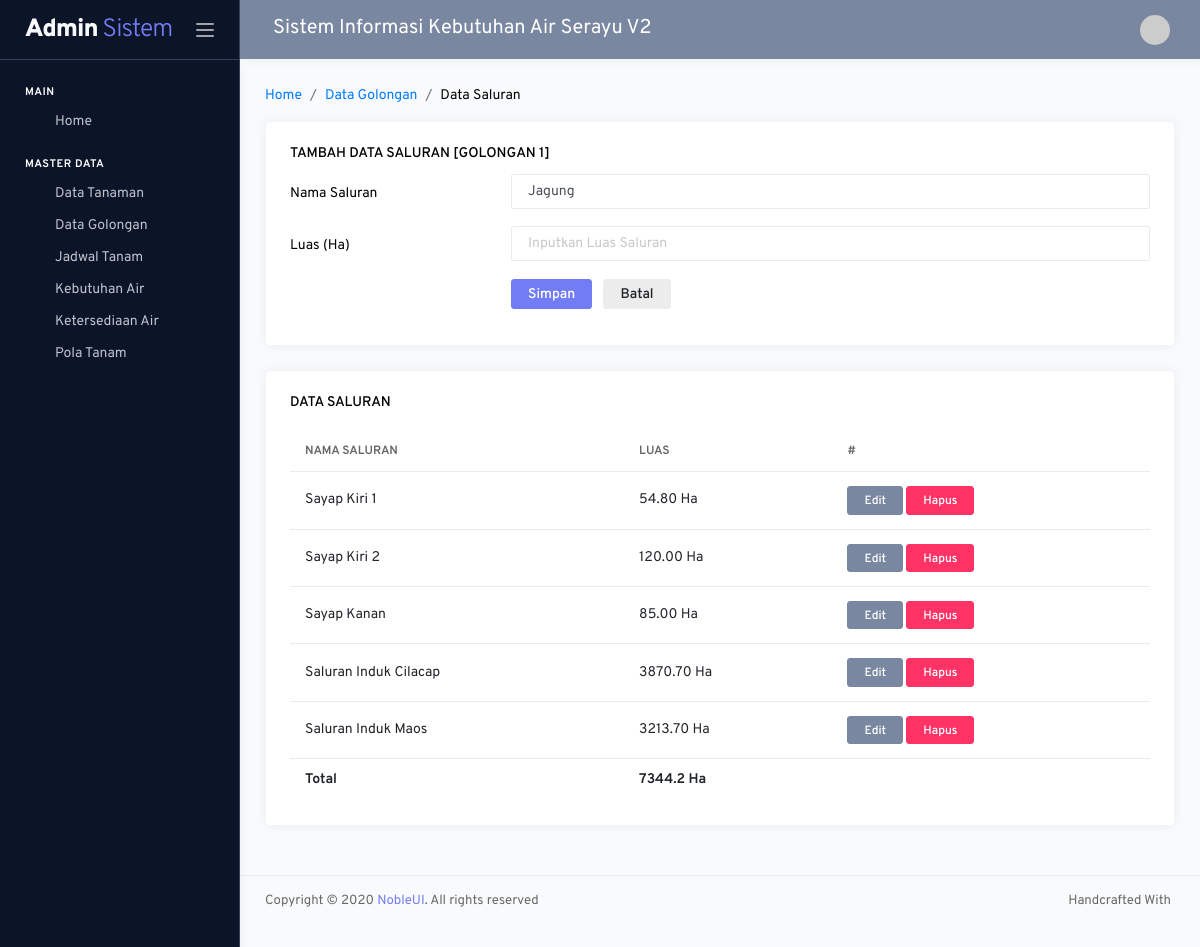
Screenshot of /admin/index.php?hal=golongan/detail&id=1 with the database file from the repository.
### tables this page shows
CREATE TABLE `tb_golongan` (
  `idgolongan` int(11) NOT NULL,
  `namagolongan` varchar(100) DEFAULT NULL,
  `efisiensi` int(11) DEFAULT NULL
);

CREATE TABLE `tb_tanaman` (
  `idtanaman` int(11) NOT NULL,
  `nama` varchar(50) DEFAULT NULL,
  `jenis` varchar(50) DEFAULT NULL,
  `perkolasi` int(11) DEFAULT NULL,
  `hujanefektif` int(11) DEFAULT NULL
);

CREATE TABLE `tb_saluran` (
  `idsaluran` int(11) NOT NULL,
  `nama` varchar(100) DEFAULT NULL,
  `luas` decimal(10,2) DEFAULT NULL,
  `idgolongan` int(11) DEFAULT NULL
);

### setting/crud.php (called while the page is built, shortened)
<?php
function _dataGetAll ($mysqli,$sql){
  $hasil=array();
  $result = $mysqli->query($sql);
  $num_results = $result->num_rows;
  if($num_results > 0){
    while ($data=mysqli_fetch_assoc($result)) {
      array_push($hasil,$data);
    }
  }
  return $hasil;
}
function caridata($conn,$qry){
  $row = $conn->query("$qry")->fetch_array();
  $x=$row[0];
  if($x==""){
    return "";
  }else{
    return $x;
  }
}
?>

### admin/modul/golongan/detail.php (the view, shortened to what this page needs)
<nav class="page-breadcrumb">
	<ol class="breadcrumb">
		<li class="breadcrumb-item"><a href="?hal=dashboard">Home</a></li>
		<li class="breadcrumb-item"><a href="?hal=golongan/data">Data Golongan</a></li>
		<li class="breadcrumb-item" aria-current="page">Data Saluran</li>
	</ol>
</nav>
<div class="row">
	<div class="col-md-12 grid-margin stretch-card">
		<div class="card">
			<div class="card-body">
				<?php
				$namagolongan=caridata($mysqli,"select namagolongan from tb_golongan where idgolongan='".$_GET['id']."'");
				?>
				<h6 class="card-title"><?=(isset($_GET['saluran']) ? 'Ubah':'Tambah')?> Data Saluran [<?=$namagolongan?>]</h6>
				<form class="forms-sample" action="?hal=golongan/prosessaluran" method="POST">
					<div class="form-group row">
						<label for="input" class="col-sm-3 col-form-label">Nama Saluran</label>
						<div class="col-sm-9">
							<input type="text" class="form-control" name="nama" value="<?=@$nama?>" placeholder="Inputkan Nama Saluran" required>
						</div>
					</div>
					<div class="form-group row">
						<label for="input" class="col-sm-3 col-form-label">Luas (Ha)</label>
						<div class="col-sm-9">
							<input type="text" class="form-control" name="luas" value="<?=@$luas?>" placeholder="Inputkan Luas Saluran" required>
						</div>
					</div>
					<div class="form-group row ">
						<div class="col-sm-9 offset-3">
							<button type="submit" class="btn btn-primary mr-2" name="<?=(isset($_GET['saluran']) ? 'ubah':'tambah')?>">Simpan</button>
							<a class="btn btn-light" href="?hal=golongan/data">Batal</a>
						</div>
					</div>
				</form>
			</div>
		</div>
	</div>
</div>
<div class="row">
	<div class="col-md-12 grid-margin stretch-card">
		<div class="card">
			<div class="card-body">
				<h6 class="card-title">Data Saluran</h6>
				<div class="table-responsive">
					<table id="" class="table">
						<thead>
							<tr>
								<th>Nama Saluran</th>
								<th>Luas</th>
								<th>#</th>
							</tr>
						</thead>
						<tbody>
							<?php
							$total=0;
							$sql="SELECT * FROM tb_saluran where idgolongan='".$_GET['id']."'";
							foreach (_dataGetAll($mysqli,$sql) as $key => $value) {
								extract($value);
								$total+=$luas;
								?>
								<tr>
									<td><?=$nama?></td>
									<td><?=$luas." Ha"?></td>
									<td>
										<?=_edit("?hal=golongan/detail&id=$idgolongan&saluran=$idsaluran")?>
										<?=_hapus("?hal=golongan/prosessaluran&hapus=$idsaluran")?>
									</td>
								</tr>
							<?php } ?>
							<tr>
								<th>Total</th>
								<th colspan="2"><?=$total." Ha"?></th>
							</tr>
						</tbody>
					</table>
				</div>
			</div>
		</div>
	</div>
</div>

### admin/_partials/_link.php (shortened to what this page needs)
<?php
function _edit($link){
	echo "<a href='$link' class='btn btn-secondary btn-sm'>Edit</a>";
}
function _hapus($link){ ?>
	 <a class="btn btn-danger btn-sm" href="<?=$link?>" onclick="return confirm('Apakah anda yakin akan menghapus data ini?')">Hapus</a>
<?php }
?>

### admin/_partials/_css.php (style rules this page uses)
.form-group { margin-top: -20px!important; }

### rows the page displays
tb_golongan: namagolongan "GOLONGAN 1"
tb_tanaman: nama "Jagung"
tb_saluran: nama "Sayap Kiri 1", luas "54.80"
tb_saluran: nama "Sayap Kiri 2", luas "120.00"
tb_saluran: nama "Sayap Kanan", luas "85.00"
tb_saluran: nama "Saluran Induk Cilacap", luas "3870.70"
tb_saluran: nama "Saluran Induk Maos", luas "3213.70"

### other values shown
judul "Sistem Informasi Kebutuhan Air Serayu V2"
$total "7344.2"
